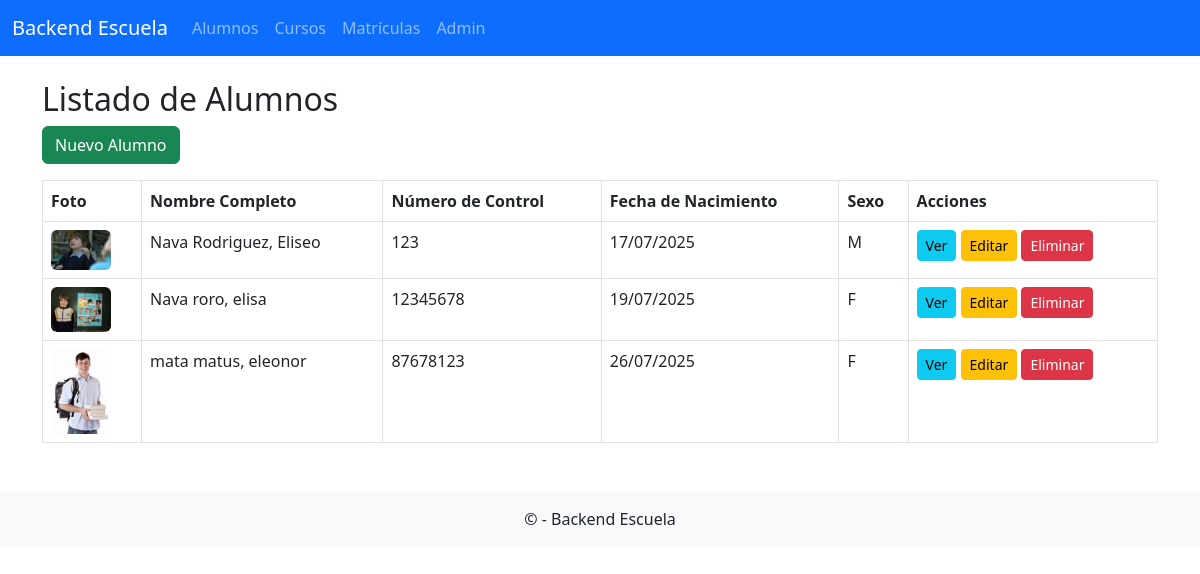
Screenshot of /alumnos/ with the database file from the repository.
### frontend_appescuela/models.py (models this page shows, shortened)
class Alumno(models.Model):
    ApellidoPaterno = models.CharField(max_length=35)
    ApellidoMaterno = models.CharField(max_length=35)
    Nombres = models.CharField(max_length=35)
    NumControl = models.CharField(max_length=8, unique=True)
    FechaNacimiento = models.DateField()
    SEXOS = (('F', 'Femenino'), ('M', 'Masculino'))
    Sexo = models.CharField(max_length=1, choices=SEXOS, default='M')
    foto_alumno = models.ImageField(upload_to='proyectos/', blank=True, null=True)
    def NombreCompleto(self):
        return f"{self.ApellidoPaterno} {self.ApellidoMaterno}, {self.Nombres}"

### frontend_appescuela/views.py (the view)
# urls.py: path('alumnos/', views.ver_alumnos, name='ver_alumnos'),
def ver_alumnos(request):
    alumnos = Alumno.objects.all()
    return render(request, 'frontend_appescuela/ver_alumno.html', {'alumnos': alumnos})

### frontend_appescuela/templates/frontend_appescuela/ver_alumno.html (shortened to what this page needs)
{% extends "frontend_appescuela/base.html" %}
{% block content %}
<h2>Listado de Alumnos</h2>
<a href="{% url 'frontend_appescuela:crear_alumno' %}" class="btn btn-success mb-3">Nuevo Alumno</a>
<table class="table table-bordered table-hover">
    <thead class="thead-dark">
        <tr>
            <th>Foto</th>
            <th>Nombre Completo</th>
            <th>Número de Control</th>
            <th>Fecha de Nacimiento</th>
            <th>Sexo</th>
            <th>Acciones</th>
        </tr>
    </thead>
    <tbody>
        {% for alumno in alumnos %}
        <tr>
            <td>
                {% if alumno.foto_alumno %}
                    <img src="{{ alumno.foto_alumno.url }}" alt="Foto de {{ alumno.NombreCompleto }}" class="img-fluid rounded" style="max-width: 60px; height: auto;">
                {% else %}
                    Sin foto
                {% endif %}
            </td>
            <td>{{ alumno.NombreCompleto }}</td>
            <td>{{ alumno.NumControl }}</td>
            <td>{{ alumno.FechaNacimiento|date:"d/m/Y" }}</td>
            <td>{{ alumno.Sexo }}</td>
            <td>
                <a href="{% url 'frontend_appescuela:detalle_alumno' alumno.id %}" class="btn btn-info btn-sm">Ver</a>
                <a href="{% url 'frontend_appescuela:editar_alumno' alumno.id %}" class="btn btn-warning btn-sm">Editar</a>
                <a href="{% url 'frontend_appescuela:eliminar_alumno' alumno.id %}" class="btn btn-danger btn-sm">Eliminar</a>
            </td>
        </tr>
        {% endfor %}
    </tbody>
</table>
{% endblock %}

### rows the page displays
Alumno: foto_alumno (picture), NombreCompleto "Nava Rodriguez, Eliseo", NumControl "123", FechaNacimiento "17/07/2025", Sexo "M"
Alumno: foto_alumno (picture), NombreCompleto "Nava roro, elisa", NumControl "12345678", FechaNacimiento "19/07/2025", Sexo "F"
Alumno: foto_alumno (picture), NombreCompleto "mata matus, eleonor", NumControl "87678123", FechaNacimiento "26/07/2025", Sexo "F"
